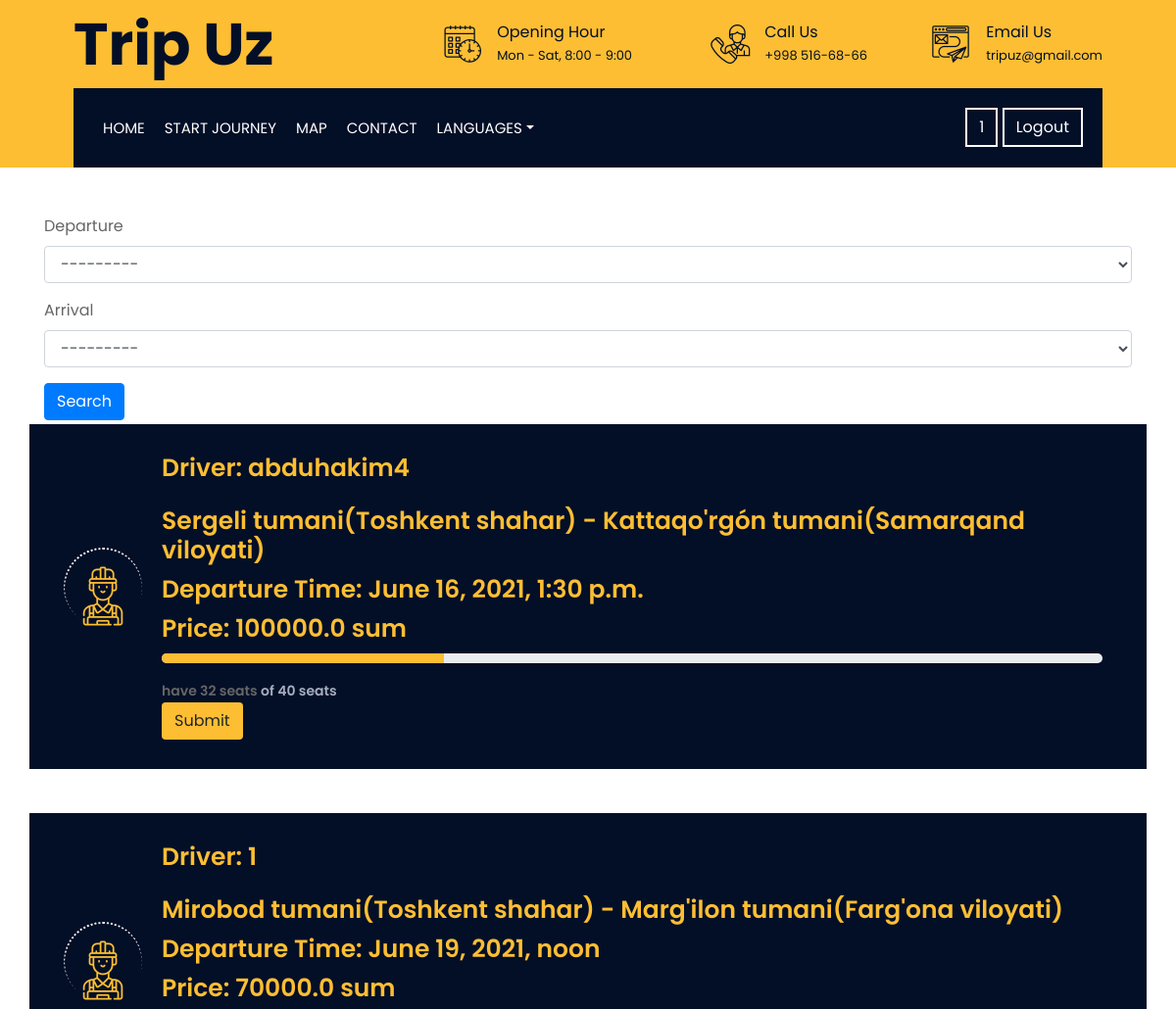
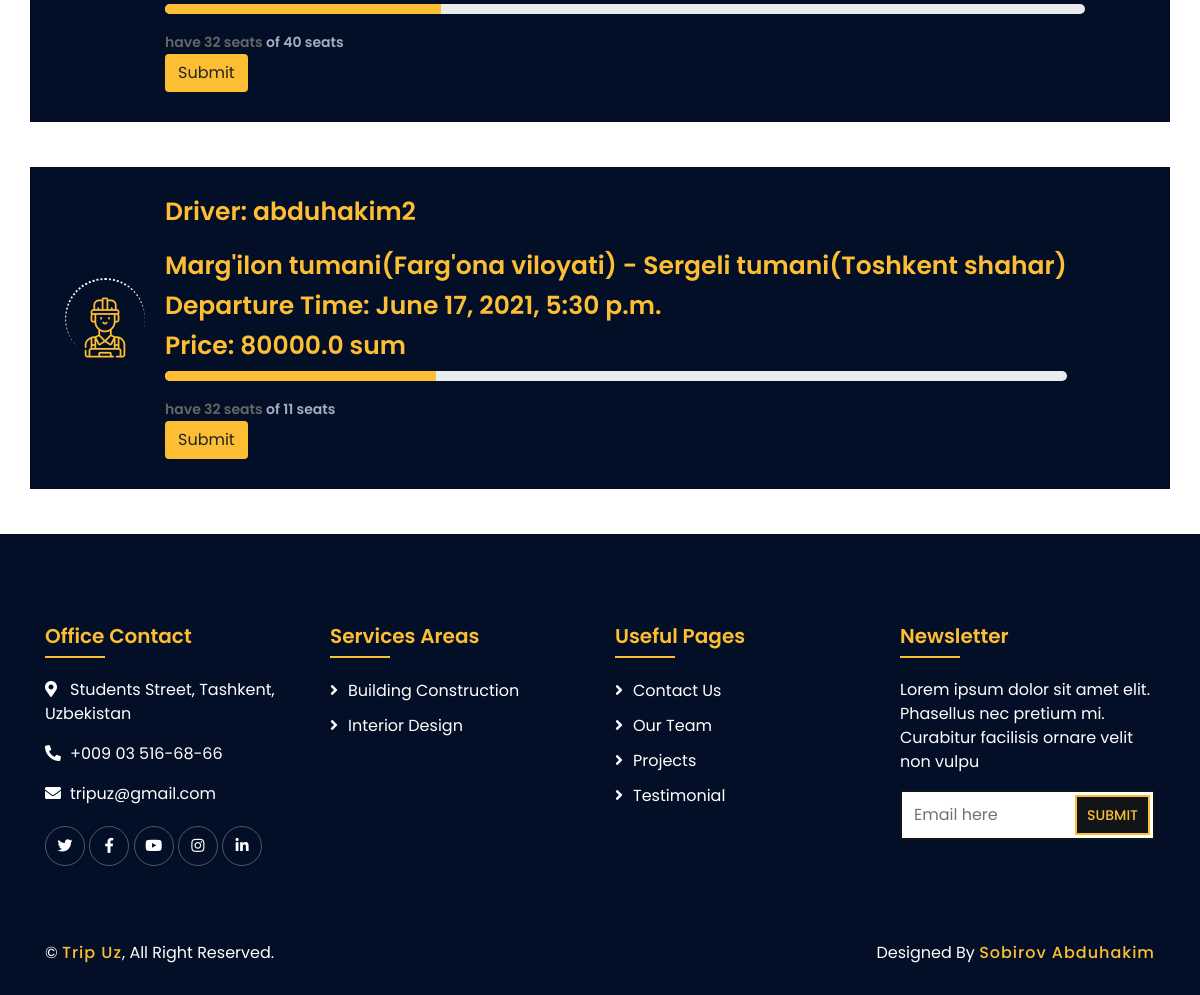
The page /trip/ordertrip/ (signed in) on the database its author committed (2 pictures, top to bottom).
### user/models.py (models this page shows)
class User(AbstractUser):
    phone = models.CharField(max_length=15, default=None, null=True)
    objects = UserManager()

class Driver(models.Model):
    User = settings.AUTH_USER_MODEL
    user = models.OneToOneField(User, on_delete=models.CASCADE, null=True)
    image = models.ImageField(upload_to='drivers')
    birthday = models.DateField()
    gender = models.CharField(max_length=255, choices=(('male', 'Male'), ('famale', 'Famale')))
    smoking = models.BooleanField(default=False)
    experience = models.IntegerField(null=True)
    startDate = models.DateTimeField(auto_now_add=True)
    def __str__(self):
        return self.user.username

### trip/models.py (models this page shows, shortened)
class Trip(models.Model):
    driver = models.OneToOneField(Driver, blank=True, on_delete=models.CASCADE)
    departure = models.ForeignKey(District, blank=True, related_name="from_where", on_delete=models.CASCADE)
    arrival = models.ForeignKey(District, blank=True, related_name="to_where", on_delete=models.CASCADE)
    bus = models.ForeignKey(Bus, blank=True, on_delete=models.CASCADE)
    datatime = models.DateTimeField(null=True)
    status = models.BooleanField(default=False)
    seats = models.IntegerField(null=True)
    price = models.FloatField(null=True)
    def __str__(self):
        return self.departure.district + " - " + self.arrival.district

class District(models.Model):
    district = models.CharField(max_length=100, null=True)
    province = models.ForeignKey(Province, on_delete=models.CASCADE)
    def __str__(self):
        return self.district + "(" + self.province.province + ")"

class Province(models.Model):
    province = models.CharField(max_length=100, null=True)

### trip/views.py (the view)
# urls.py: path('ordertrip/', views.orderTrip, name="ordertrip"),
def orderTrip(request):
    ordertrip = Trip.objects.all()
    tfilter = TripFilter(request.GET, queryset=ordertrip)
    ordertrip = tfilter.qs
    mytrip = OrderTripForm()
    if request.method == "POST":
        mytrip = OrderTripForm(request.POST)
        if mytrip.is_valid():
            mytrip.save()
            return redirect('/')
    context = {'ordertrip': ordertrip, 'tfilter': tfilter, 'mytrip': mytrip}
    return render(request, 'trip/ordertrip.html', context)

### trip/forms.py
class OrderTripForm(ModelForm):
    class Meta:
        model = OrderTrip
        fields = "__all__"

### trip/templates/trip/ordertrip.html (shortened to what this page needs)
{% extends 'home.html' %}
{% block content %}
<!DOCTYPE html>
{% load static %}
{% load i18n %}
{% load crispy_forms_tags %}
<html lang="en">
<head>
</head>
<body>
    <div class="container mt-5 mb-1">
        <form method="GET">
            {{ tfilter.form | crispy }}
            <button class="btn btn-primary" >{% trans 'Search' %}</button>
        </form>
    </div>
{%for item in ordertrip%}
<div class="feature wow fadeInUp" data-wow-delay="0.2s">
    <div class="container">
        <div class="row align-items-center">
            <div class="col-lg-12 col-md-12">
                <div class="feature-item">
                    <div class="feature-icon">
                        <i class="flaticon-worker"></i>
                    </div>
                    <div class="feature-text">
                        <div class="ms-2 c-details">
                            <h3 class="mb-0">{% trans 'Driver:' %} {{item.driver}}</h3><br>
                        </div>
                        <h3 class="heading">{{item.departure}} - {{item.arrival}}</h3>
                        <h3>{% trans 'Departure Time:' %} {{item.datatime}}</h3>
                        <h3>{% trans 'Price:' %} {{item.price}} sum</h3>
                        <div class="progress">
                            <div class="progress-bar" role="progressbar" style="width: 30%" aria-valuenow="50" aria-valuemin="0" aria-valuemax="100"></div>
                        </div>
                        <div class="mt-3"> <span class="text1">{% trans 'have 32 seats' %} <span class="text2"> of {{item.seats}} seats</span></span> </div>
                        <button type="button" style="background-color: #fdbe33;" class="btn btn-toolbar" data-toggle="modal" data-target="#modalPush">{% trans 'Submit' %}</button>
                    </div>
                </div>
            </div>
        </div>
    </div>
</div>
{% endfor %}
</body>
</html>
{% endblock %}

### user/templates/home.html (shortened to what this page needs)
{% load static %}
{% load i18n %}
<!DOCTYPE html>
<html lang="en">
    <head>
        <link href="https://stackpath.bootstrapcdn.com/bootstrap/4.4.1/css/bootstrap.min.css" rel="stylesheet">
        <link href="https://cdnjs.cloudflare.com/ajax/libs/font-awesome/5.10.0/css/all.min.css" rel="stylesheet">
        <link href="{% static 'user/lib/flaticon/font/flaticon.css' %}" rel="stylesheet">
        <link href="{% static 'user/lib/animate/animate.min.css' %}" rel="stylesheet">
        <link href="{% static 'user/lib/owlcarousel/assets/owl.carousel.min.css' %}" rel="stylesheet">
        <link href="{% static 'user/lib/lightbox/css/lightbox.min.css' %}" rel="stylesheet">
        <link href="{% static 'user/lib/slick/slick.css' %}" rel="stylesheet">
        <link href="{% static 'user/lib/slick/slick-theme.css' %}" rel="stylesheet">
        <link href="{% static 'user/css/style.css' %}" rel="stylesheet" type="text/css">
    </head>
    <body>
        <div class="wrapper">
            <div class="top-bar">
                <div class="container-fluid">
                    <div class="row align-items-center">
                        <div class="col-lg-4 col-md-12">
                            <div class="logo">
                                <a href="{% url 'home' %}">
                                    <h1>Trip Uz</h1>
                                </a>
                            </div>
                        </div>
                        <div class="col-lg-8 col-md-7 d-none d-lg-block">
                            <div class="row">
                                <div class="col-4">
                                    <div class="top-bar-item">
                                        <div class="top-bar-icon">
                                            <i class="flaticon-calendar"></i>
                                        </div>
                                        <div class="top-bar-text">
                                            <h3>{% trans 'Opening Hour' %}</h3>
                                            <p>{% trans 'Mon - Sat, 8:00 - 9:00' %}</p>
                                        </div>
                                    </div>
                                </div>
                                <div class="col-4">
                                    <div class="top-bar-item">
                                        <div class="top-bar-icon">
                                            <i class="flaticon-call"></i>
                                        </div>
                                        <div class="top-bar-text">
                                            <h3>{% trans 'Call Us' %}</h3>
                                            <p>+998 516-68-66</p>
                                        </div>
                                    </div>
                                </div>
                                <div class="col-4">
                                    <div class="top-bar-item">
                                        <div class="top-bar-icon">
                                            <i class="flaticon-send-mail"></i>
                                        </div>
                                        <div class="top-bar-text">
                                            <h3>{% trans 'Email Us' %}</h3>
                                            <p>tripuz@gmail.com</p>
                                        </div>
                                    </div>
                                </div>
                            </div>
                        </div>
                    </div>
                </div>
            </div>
            <div class="nav-bar">
                <div class="container-fluid">
                    <nav class="navbar navbar-expand-lg bg-dark navbar-dark">
                        <div class="collapse navbar-collapse justify-content-between" id="navbarCollapse">
                            <div class="navbar-nav mr-auto">
                                {% url 'home' as url %}
                                <a href="{{ url }}" {% if request.path == url %}class="nav-item nav-link active" {% endif %}  class="nav-item nav-link ">{% trans 'Home' %}</a>
                                {% url 'ordertrip' as url %}
                                <a href="{{ url }}" {% if request.path == url %}class="nav-item nav-link active" {% endif %} class="nav-item nav-link">{% trans 'Start Journey' %}</a>
                                {% url 'map' as url %}
                                <a href="{{ url }}" {% if request.path == url %}class="nav-item nav-link active" {% endif %} class="nav-item nav-link">{% trans 'Map' %}</a>
                                {% url 'contact' as url %}
                                <a href="{{ url }}" {% if request.path == url %}class="nav-item nav-link active" {% endif %} class="nav-item nav-link">{% trans 'Contact' %}</a>
                                <div class="nav-item dropdown">
                                    <a href="#" class="nav-link dropdown-toggle" data-toggle="dropdown">{% trans 'Languages' %}</a>
                                </div>
                            </div>
                            <div class="ml-auto">
                            <span class="user">
                                {% if request.user.is_authenticated %}
                                    <a class="btn" href="{% url 'userprofile' %}">{{request.user}}</a>
                                    <a class="btn" href="{% url 'logout' %}">{% trans 'Logout' %}</a>
                                {% else %}
                                    <a class="btn" href="{% url 'login' %}">{% trans 'Log-in' %}</a>
                                {% endif %}
                                </span>
                            </div>
                        </div>
                    </nav>
                </div>
            </div>
            {% block content %}{% endblock %}
            <div class="footer wow fadeIn" data-wow-delay="0.3s">
                <div class="container">
                    <div class="row">
                        <div class="col-md-6 col-lg-3">
                            <div class="footer-contact">
                                <h2>{% trans 'Office Contact' %}</h2>
                                <p><i class="fa fa-map-marker-alt"></i>{% trans 'Students Street, Tashkent, Uzbekistan' %}</p>
                                <p><i class="fa fa-phone-alt"></i>+009 03 516-68-66</p>
                                <p><i class="fa fa-envelope"></i>tripuz@gmail.com</p>
                                <div class="footer-social">
                                    <a href=""><i class="fab fa-twitter"></i></a>
                                    <a href=""><i class="fab fa-facebook-f"></i></a>
                                    <a href=""><i class="fab fa-youtube"></i></a>
                                    <a href=""><i class="fab fa-instagram"></i></a>
                                    <a href=""><i class="fab fa-linkedin-in"></i></a>
                                </div>
                            </div>
                        </div>
                        <div class="col-md-6 col-lg-3">
                            <div class="footer-link">
                                <h2>{% trans 'Services Areas' %}</h2>
                                <a href="">{% trans 'Building Construction' %}</a>
                                <a href="">{% trans 'Interior Design' %}</a>
                            </div>
                        </div>
                        <div class="col-md-6 col-lg-3">
                            <div class="footer-link">
                                <h2>{% trans 'Useful Pages' %}</h2>
                                <a href="">{% trans 'Contact Us' %}</a>
                                <a href="">{% trans 'Our Team' %}</a>
                                <a href="">{% trans 'Projects' %}</a>
                                <a href="">{% trans 'Testimonial' %}</a>
                            </div>
                        </div>
                        <div class="col-md-6 col-lg-3">
                            <div class="newsletter">
                                <h2>{% trans 'Newsletter' %}</h2>
                                <p>
                                    {% trans 'Lorem ipsum dolor sit amet elit. Phasellus nec pretium mi. Curabitur facilisis ornare velit non vulpu' %}
                                </p>
                                <div class="form">
                                    <input class="form-control" placeholder="Email here">
                                    <button class="btn">{% trans 'Submit' %}</button>
                                </div>
                            </div>
                        </div>
                    </div>
                </div>
                <div class="container copyright">
                    <div class="row">
                        <div class="col-md-6">
                            <p>&copy; <a href="#">Trip Uz</a>,{% trans ' All Right Reserved.' %}</p>
                        </div>
                        <div class="col-md-6">
                            <p>{% trans 'Designed By' %} <a href="https://htmlcodex.com">Sobirov Abduhakim</a></p>
                        </div>
                    </div>
                </div>
            </div>
        </div>
    </body>
</html>

### trip/templates/trip/ordertrip.html (style rules this page uses)
body { background-color: #fdbe33; }
.progress { height: 10px; border-radius: 10px }
.progress div { background-color: #fdbe33 }
.text1 { font-size: 14px; font-weight: 600 }
.text2 { color: #a5aec0 }

### rows shown on the page
User: user "1"
Trip: driver "abduhakim4", departure "Sergeli tumani(Toshkent shahar)", arrival "Kattaqo'rgón tumani(Samarqand viloyati)", datatime "June 16, 2021, 1:30 p.m.", price "100000.0", seats "40"
Trip: driver "1", departure "Mirobod tumani(Toshkent shahar)", arrival "Marg'ilon tumani(Farg'ona viloyati)", datatime "June 19, 2021, noon", price "70000.0", seats "40"
Trip: driver "abduhakim2", departure "Marg'ilon tumani(Farg'ona viloyati)", arrival "Sergeli tumani(Toshkent shahar)", datatime "June 17, 2021, 5:30 p.m.", price "80000.0", seats "11"
